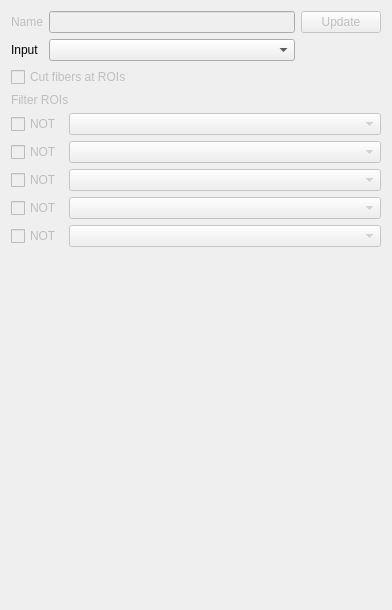
<?xml version="1.0" encoding="UTF-8"?>
<ui version="4.0">
 <class>FiberFilterForm</class>
 <widget class="QWidget" name="FiberFilterForm">
  <property name="geometry">
   <rect>
    <x>0</x>
    <y>0</y>
    <width>392</width>
    <height>610</height>
   </rect>
  </property>
  <property name="windowTitle">
   <string>Form</string>
  </property>
  <layout class="QVBoxLayout" name="verticalLayout">
   <item>
    <layout class="QGridLayout" name="gridLayout">
     <item row="0" column="0">
      <widget class="QLabel" name="nameLabel">
       <property name="enabled">
        <bool>false</bool>
       </property>
       <property name="text">
        <string>Name</string>
       </property>
      </widget>
     </item>
     <item row="0" column="1">
      <widget class="QLineEdit" name="nameEdit">
       <property name="enabled">
        <bool>false</bool>
       </property>
      </widget>
     </item>
     <item row="0" column="2">
      <widget class="QPushButton" name="updateButton">
       <property name="enabled">
        <bool>false</bool>
       </property>
       <property name="text">
        <string>Update</string>
       </property>
      </widget>
     </item>
     <item row="1" column="0">
      <widget class="QLabel" name="label_7">
       <property name="text">
        <string>Input</string>
       </property>
      </widget>
     </item>
     <item row="1" column="1">
      <widget class="QComboBox" name="inputBox">
       <property name="sizePolicy">
        <sizepolicy hsizetype="MinimumExpanding" vsizetype="Fixed">
         <horstretch>0</horstretch>
         <verstretch>0</verstretch>
        </sizepolicy>
       </property>
      </widget>
     </item>
    </layout>
   </item>
   <item>
    <widget class="QCheckBox" name="cutFibersCheck">
     <property name="enabled">
      <bool>false</bool>
     </property>
     <property name="text">
      <string>Cut fibers at ROIs</string>
     </property>
     <property name="checkable">
      <bool>true</bool>
     </property>
    </widget>
   </item>
   <item>
    <widget class="QLabel" name="filterROIsLabel">
     <property name="enabled">
      <bool>false</bool>
     </property>
     <property name="text">
      <string>Filter ROIs</string>
     </property>
    </widget>
   </item>
   <item>
    <layout class="QHBoxLayout" name="horizontalLayout_2">
     <item>
      <widget class="QCheckBox" name="notCheck1">
       <property name="enabled">
        <bool>false</bool>
       </property>
       <property name="text">
        <string>NOT</string>
       </property>
      </widget>
     </item>
     <item>
      <widget class="QComboBox" name="roiBox1">
       <property name="enabled">
        <bool>false</bool>
       </property>
       <property name="sizePolicy">
        <sizepolicy hsizetype="MinimumExpanding" vsizetype="Fixed">
         <horstretch>0</horstretch>
         <verstretch>0</verstretch>
        </sizepolicy>
       </property>
      </widget>
     </item>
    </layout>
   </item>
   <item>
    <layout class="QHBoxLayout" name="horizontalLayout_4">
     <item>
      <widget class="QCheckBox" name="notCheck2">
       <property name="enabled">
        <bool>false</bool>
       </property>
       <property name="text">
        <string>NOT</string>
       </property>
      </widget>
     </item>
     <item>
      <widget class="QComboBox" name="roiBox2">
       <property name="enabled">
        <bool>false</bool>
       </property>
       <property name="sizePolicy">
        <sizepolicy hsizetype="MinimumExpanding" vsizetype="Fixed">
         <horstretch>0</horstretch>
         <verstretch>0</verstretch>
        </sizepolicy>
       </property>
      </widget>
     </item>
    </layout>
   </item>
   <item>
    <layout class="QHBoxLayout" name="horizontalLayout_5">
     <item>
      <widget class="QCheckBox" name="notCheck3">
       <property name="enabled">
        <bool>false</bool>
       </property>
       <property name="text">
        <string>NOT</string>
       </property>
      </widget>
     </item>
     <item>
      <widget class="QComboBox" name="roiBox3">
       <property name="enabled">
        <bool>false</bool>
       </property>
       <property name="sizePolicy">
        <sizepolicy hsizetype="MinimumExpanding" vsizetype="Fixed">
         <horstretch>0</horstretch>
         <verstretch>0</verstretch>
        </sizepolicy>
       </property>
      </widget>
     </item>
    </layout>
   </item>
   <item>
    <layout class="QHBoxLayout" name="horizontalLayout_6">
     <item>
      <widget class="QCheckBox" name="notCheck4">
       <property name="enabled">
        <bool>false</bool>
       </property>
       <property name="text">
        <string>NOT</string>
       </property>
      </widget>
     </item>
     <item>
      <widget class="QComboBox" name="roiBox4">
       <property name="enabled">
        <bool>false</bool>
       </property>
       <property name="sizePolicy">
        <sizepolicy hsizetype="MinimumExpanding" vsizetype="Fixed">
         <horstretch>0</horstretch>
         <verstretch>0</verstretch>
        </sizepolicy>
       </property>
      </widget>
     </item>
    </layout>
   </item>
   <item>
    <layout class="QHBoxLayout" name="horizontalLayout_7">
     <item>
      <widget class="QCheckBox" name="notCheck5">
       <property name="enabled">
        <bool>false</bool>
       </property>
       <property name="text">
        <string>NOT</string>
       </property>
      </widget>
     </item>
     <item>
      <widget class="QComboBox" name="roiBox5">
       <property name="enabled">
        <bool>false</bool>
       </property>
       <property name="sizePolicy">
        <sizepolicy hsizetype="MinimumExpanding" vsizetype="Fixed">
         <horstretch>0</horstretch>
         <verstretch>0</verstretch>
        </sizepolicy>
       </property>
      </widget>
     </item>
    </layout>
   </item>
   <item>
    <spacer name="verticalSpacer">
     <property name="orientation">
      <enum>Qt::Vertical</enum>
     </property>
     <property name="sizeHint" stdset="0">
      <size>
       <width>20</width>
       <height>323</height>
      </size>
     </property>
    </spacer>
   </item>
  </layout>
 </widget>
 <resources/>
 <connections/>
</ui>
